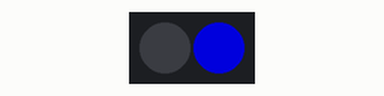
The sketch below on a simulated Arduino Uno, built with avr-gcc and run on an emulated ATmega328P. Parts: 2 RGB LEDs in strip order, left to right. Dim RGB values are drawn brighter than linear; random numbers use the default seed unless the sketch sets one.

Above: at 0.1 s.
At 6.1 s:
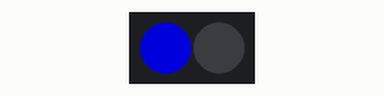
At 15.1 s:
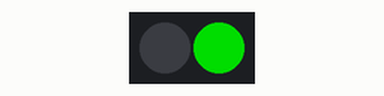
At 31.6 s:
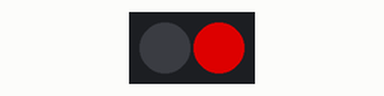
Timing chart, 0 to 40.0 s (numbered marks = the images above):
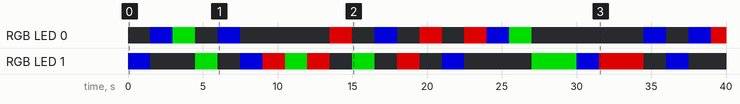

The sketch:

makethon_neopixel_1st_try.ino
```cpp
#include <Adafruit_NeoPixel.h>
#ifdef __AVR__
  #include <avr/power.h>
#endif

#define PIN            6

#define NUMPIXELS      2

Adafruit_NeoPixel pixels = Adafruit_NeoPixel(NUMPIXELS, PIN, NEO_GRB + NEO_KHZ800);

int delayval = 1500; // delay for 1.5 second

void setup() {
  randomSeed(analogRead(0));
#if defined (__AVR_ATtiny85__)
  if (F_CPU == 16000000) clock_prescale_set(clock_div_1);
#endif

  pixels.begin(); // This initializes the NeoPixel library.
}

void loop() {

  long randnumber; // Generates a random number
  long pixelnumber; // Random pixel

  randnumber=random(0,3);
  pixelnumber=random(0,2);

  switch(randnumber){
    case 0: pixels.setPixelColor(pixelnumber, pixels.Color(0,150,0)); // Moderately bright green color.

    pixels.show(); // This sends the updated pixel color to the hardware.

    delay(delayval); // Delay for a period of time (in milliseconds).

    pixels.setPixelColor(pixelnumber, pixels.Color(0,0,0));


    break;

    case 1: pixels.setPixelColor(pixelnumber, pixels.Color(150,0,0)); // Moderately bright green color.

    pixels.show(); // This sends the updated pixel color to the hardware.

    delay(delayval); // Delay for a period of time (in milliseconds).

    pixels.setPixelColor(pixelnumber, pixels.Color(0,0,0));


    break;

    case 2: pixels.setPixelColor(pixelnumber, pixels.Color(0,0,150)); // Moderately bright green color.

    pixels.show(); // This sends the updated pixel color to the hardware.

    delay(delayval); // Delay for a period of time (in milliseconds).

    pixels.setPixelColor(pixelnumber, pixels.Color(0,0,0));


    break;

  }


}
```

Measured:
- by itself, RGB LED 1: off → RGB(0, 0, 150) at 0.00 s, → off 1.5 s later, → RGB(0, 150, 0) 3.0 s later, → off 1.5 s later, … (21 changes in this stretch)
- by itself, RGB LED 0: off → RGB(0, 0, 150) at 1.5 s, → RGB(0, 150, 0) 1.5 s later, → off 1.5 s later, → RGB(0, 0, 150) 1.5 s later, … (19 changes in this stretch)
